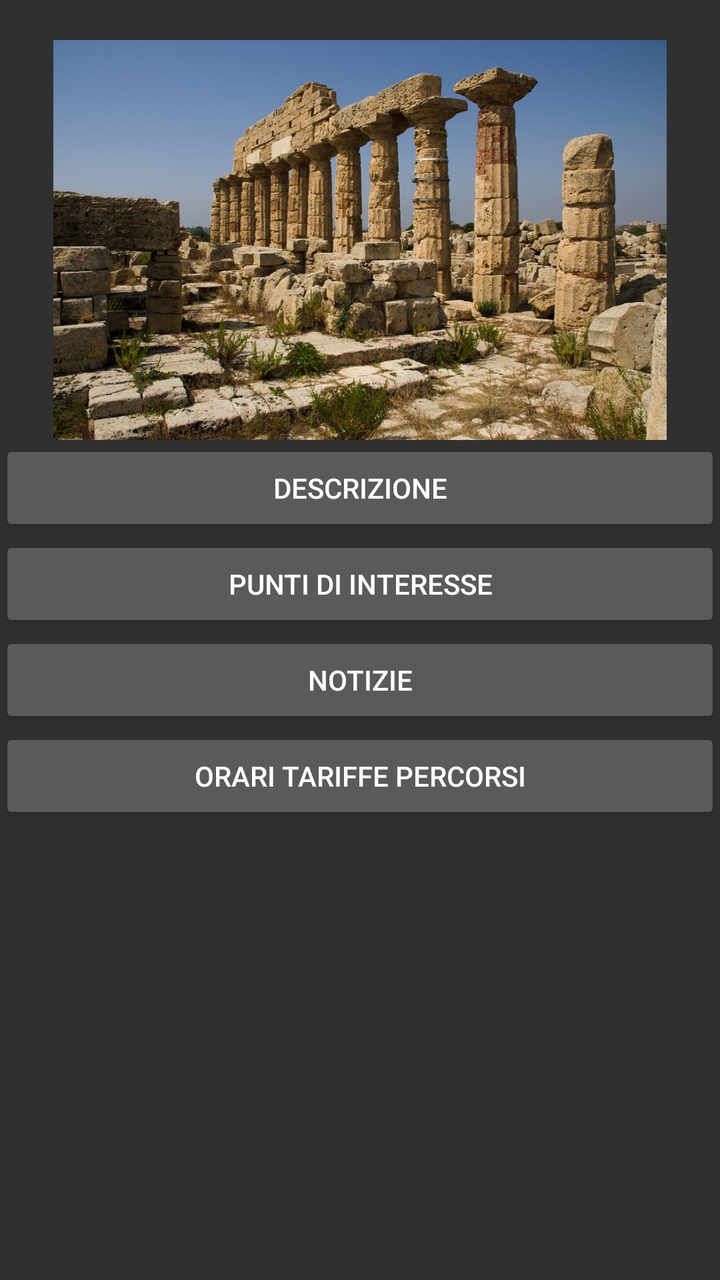
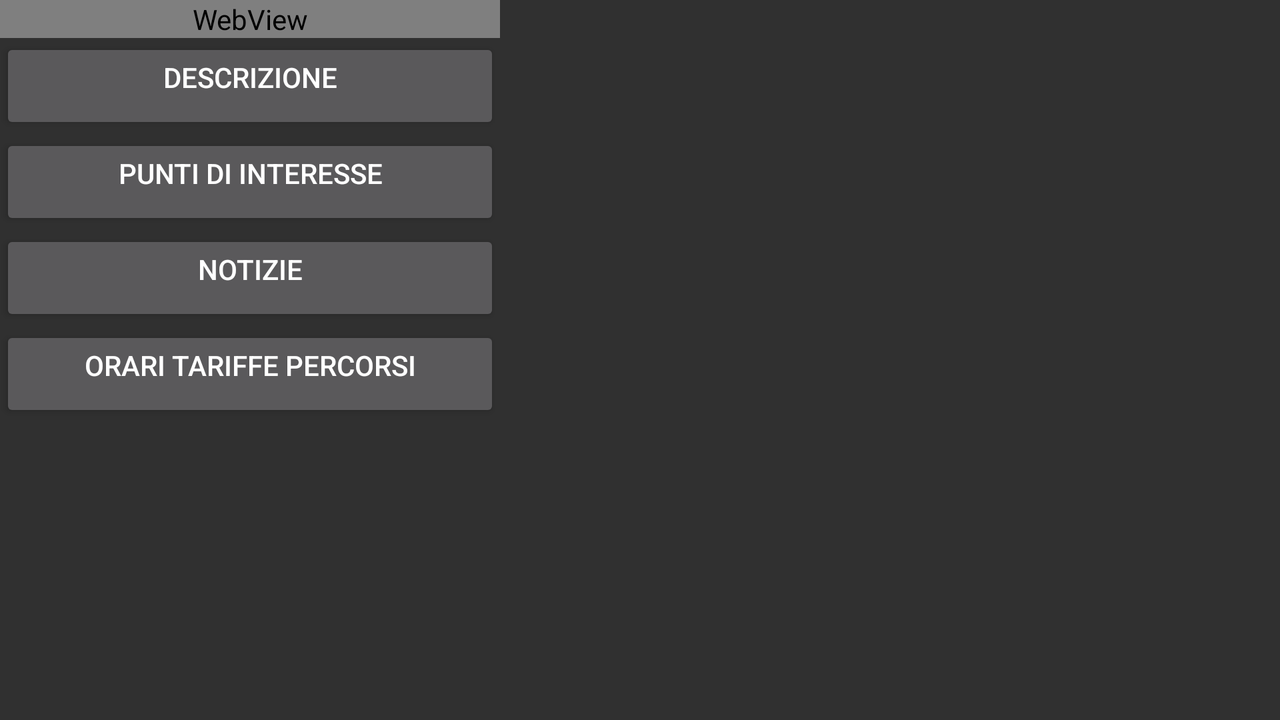

One screen, two layout resources from the same app: the default and the author's alternative for another configuration. Each is rendered where Android would select it; the XML of both is given below.
<!-- AndroidManifest.xml: application theme AppTheme -->
<!-- res/layout/fragment_main_site.xml -->
<RelativeLayout xmlns:android="http://schemas.android.com/apk/res/android"
    xmlns:tools="http://schemas.android.com/tools"
    android:layout_width="match_parent"
    android:layout_height="match_parent"
    android:paddingBottom="@dimen/activity_vertical_margin"
    android:paddingLeft="@dimen/activity_horizontal_margin"
    android:paddingRight="@dimen/activity_horizontal_margin"
    android:paddingTop="@dimen/activity_vertical_margin"
    tools:context="com.archeotour.MainSiteActivity$PlaceholderFragment" >

    <ImageView
        android:id="@+id/imageView1"
        android:layout_width="wrap_content"
        android:layout_height="200dp"
        android:layout_alignParentTop="true"
        android:layout_centerHorizontal="true"
        android:layout_marginTop="20dp"
        android:src="@drawable/logomainactivity" />

    <ScrollView
        android:id="@+id/scrollView1"
        android:layout_width="fill_parent"
        android:layout_height="wrap_content"
        android:layout_below="@+id/imageView1" >

        <LinearLayout
            android:layout_width="fill_parent"
            android:layout_height="wrap_content"
            android:orientation="vertical" >

            <Button
                android:id="@+id/button_description"
                android:layout_width="match_parent"
                android:layout_height="wrap_content"
                android:text="@string/buttonLabel_description"
                android:onClick="startSiteDescriptionActivity" />

            <Button
                android:id="@+id/button_pdi"
                android:layout_width="match_parent"
                android:layout_height="wrap_content"
                android:text="@string/buttonLabel_pdi"
                android:onClick="startPDIActivity" />

            <Button
                android:id="@+id/button_news"
                android:layout_width="match_parent"
                android:layout_height="wrap_content"
                android:text="@string/buttonLabel_news"
                android:onClick="startNewsActivity" />

            <Button
                android:id="@+id/button_info"
                android:layout_width="match_parent"
                android:layout_height="wrap_content"
                android:text="@string/buttonLabel_info"
                android:onClick="startInfoActivity"/>
        </LinearLayout>
    </ScrollView>

</RelativeLayout>
<!-- resources referenced by this layout -->
<resources>
  <!-- drawable logomainactivity: jpg bitmap (drawable-hdpi, 368807 bytes) -->
  <string name="buttonLabel_description">Descrizione</string>
  <string name="buttonLabel_info">Orari Tariffe Percorsi</string>
  <string name="buttonLabel_news">Notizie</string>
  <string name="buttonLabel_pdi">Punti Di Interesse</string>
  <style name="AppTheme" parent="Theme.AppCompat">
          
      </style>
</resources>
<!-- res/layout-land/fragment_main_site.xml (the author's variant of the layout above) -->
<!-- drawn on the phone turned sideways -->
<RelativeLayout xmlns:android="http://schemas.android.com/apk/res/android"
    xmlns:tools="http://schemas.android.com/tools"
    android:layout_width="match_parent"
    android:layout_height="match_parent"
    android:paddingBottom="@dimen/activity_vertical_margin"
    android:paddingTop="@dimen/activity_vertical_margin"
    tools:context="com.archeotour.MainSiteActivity$PlaceholderFragment" >

    <ScrollView
        android:id="@+id/scrollView1"
        android:layout_width="250dp"
        android:layout_height="wrap_content" >

        <LinearLayout
            android:layout_width="match_parent"
            android:layout_height="wrap_content"
            android:orientation="vertical" >

            <WebView
                android:id="@+id/MeteowebView"
                android:layout_width="match_parent"
                android:layout_height="match_parent"
                android:gravity="center_horizontal" />

            <Button
                android:id="@+id/button_description"
                android:layout_width="match_parent"
                android:layout_height="wrap_content"
                android:gravity="center_horizontal"
                android:onClick="startSiteDescriptionActivity"
                android:text="@string/buttonLabel_description" />

            <Button
                android:id="@+id/button_pdi"
                android:layout_width="match_parent"
                android:layout_height="wrap_content"
                android:gravity="center_horizontal"
                android:onClick="startPDIActivity"
                android:text="@string/buttonLabel_pdi" />

            <Button
                android:id="@+id/button_news"
                android:layout_width="match_parent"
                android:layout_height="wrap_content"
                android:gravity="center_horizontal"
                android:onClick="startNewsActivity"
                android:text="@string/buttonLabel_news" />

            <Button
                android:id="@+id/button_info"
                android:layout_width="match_parent"
                android:layout_height="wrap_content"
                android:gravity="center_horizontal"
                android:onClick="startInfoActivity"
                android:text="@string/buttonLabel_info" />
        </LinearLayout>
    </ScrollView>

</RelativeLayout>
<!-- resources referenced by the variant -->
<!-- as the phone turned sideways resolves them -->
<resources>
  <string name="buttonLabel_description">Descrizione</string>
  <string name="buttonLabel_info">Orari Tariffe Percorsi</string>
  <string name="buttonLabel_news">Notizie</string>
  <string name="buttonLabel_pdi">Punti Di Interesse</string>
  <style name="AppTheme" parent="Theme.AppCompat">
          
      </style>
</resources>
